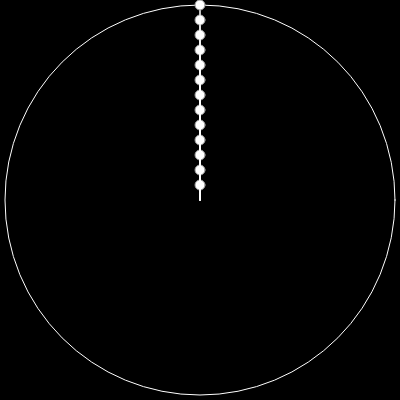
Frame 1 (no input)
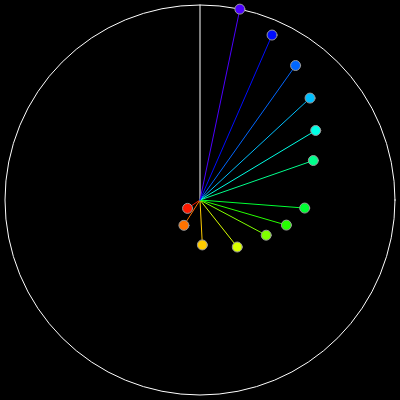
Frame 60 (no input)
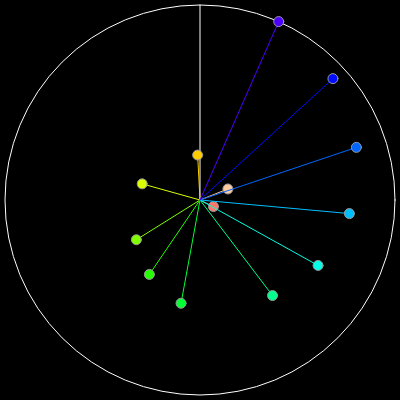
Frame 120 (the mouse pressed at the canvas centre since frame 60)

The p5.js sketch that drew these frames (run headless with seeded random() and noise() and a simulated clock; from frame 60 on, the mouse is pressed at the canvas centre):

// p5.js sketch
// ── sketch.js
let b = [];
let speeds = [];
for(let i=1; i<=20; i++) {
    if(360 % i == 0){
        speeds.unshift(i/5);
    }
}

function setup() {
    createCanvas(400, 400);
    angleMode(DEGREES);
    colorMode(HSB);
    for(let i=0; i<speeds.length; i++) {
        b.push(new Ball(15 + i*15, speeds[i]));
    }
}

function draw() {
    background(0);
    noFill();
    stroke(255);
    circle(200,200,390);
    line(200,200,200,5);
    for(let i=0; i<b.length; i++) {
        b[i].show();
        b[i].move();
    }
}
// ── ball.js
class Ball {
    constructor(l,s) {
        this.l = l;
        this.s = s;
        this.a = 0;
        this.x = 200 + this.l*sin(this.a);
        this.y = 200 + -this.l*cos(this.a);
        this.sat = 0;
    } 
    show() {
        if(Math.abs(200-this.x) < 1 & this.y < 200) {
            this.sat = 0;
        }
        fill(-15 + this.l*1.4,this.sat,100);
        stroke(-15 + this.l*1.4,this.sat,100);
        line(200,200,this.x,this.y);
        stroke(60);
        circle(this.x,this.y,10);
    }
    move() {
        this.sat += 2;
        this.a += this.s;
        this.x = 200 + this.l*sin(this.a);
        this.y = 200 + -this.l*cos(this.a);
    }
}
